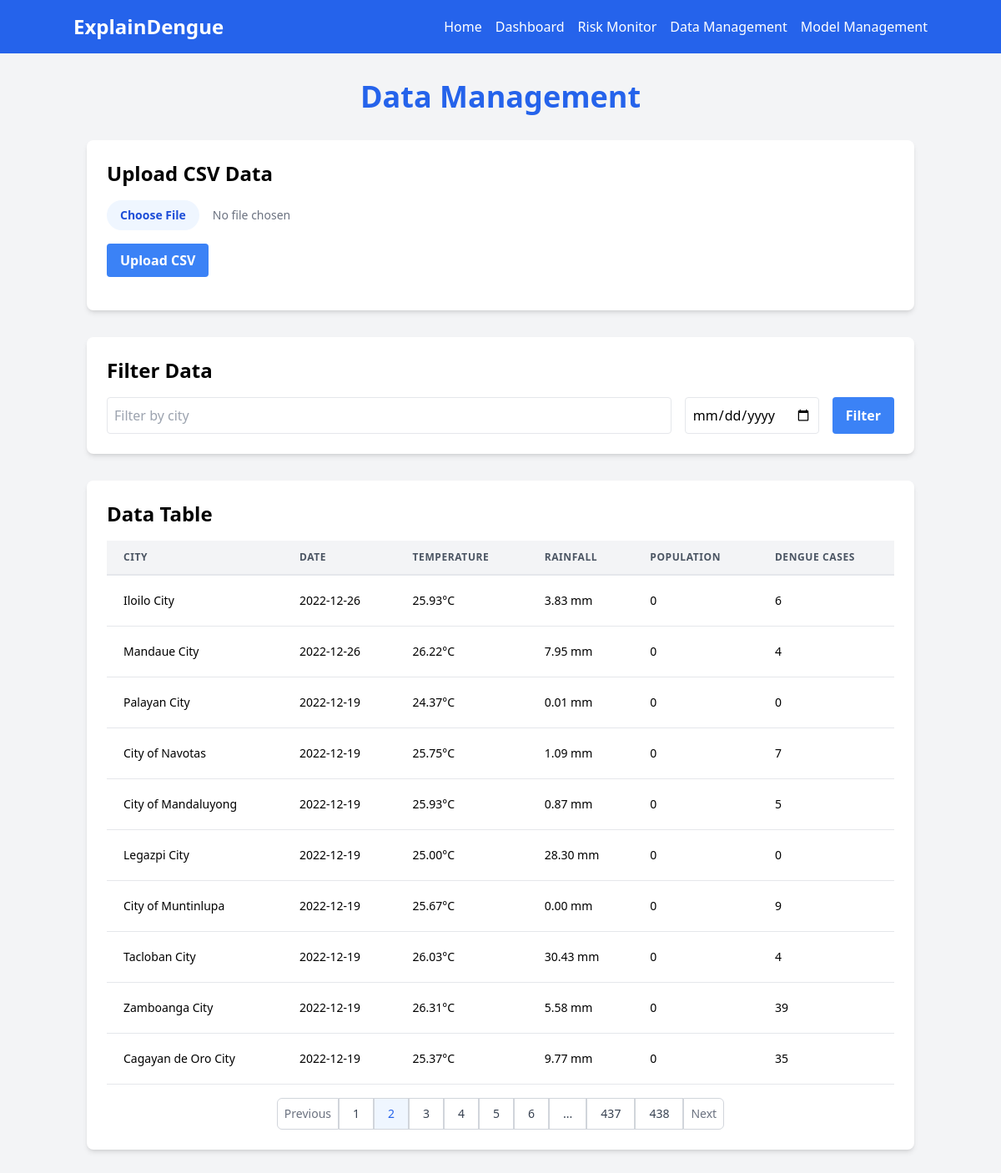
Screenshot of /data?page=2&city=&date= with the database file from the repository.
### models.py (models this page shows, shortened)
class CityData(db.Model):
    id = db.Column(db.Integer, primary_key=True)
    adm3_en = db.Column(String(100), nullable=False)
    adm3_pcode = db.Column(String(20), nullable=False)
    date = db.Column(Date, nullable=False)
    year = db.Column(Integer, nullable=False)
    week = db.Column(Integer, nullable=False)
    doh_pois_count = db.Column(Float)
    ndvi = db.Column(Float)
    pct_area_cropland = db.Column(Float)
    pct_area_flood_hazard_5yr_high = db.Column(Float)
    pct_area_flood_hazard_5yr_low = db.Column(Float)
    pct_area_flood_hazard_5yr_med = db.Column(Float)
    pct_area_herbaceous_wetland = db.Column(Float)
    pct_area_mangroves = db.Column(Float)
    pct_area_permanent_water_bodies = db.Column(Float)
    pnp = db.Column(Float)
    pop_count_mean = db.Column(Float)
    pop_count_stdev = db.Column(Float)
    pop_count_total = db.Column(Float)
    pop_density_mean = db.Column(Float)
    pop_density_stdev = db.Column(Float)
    pr = db.Column(Float)
    rh = db.Column(Float)
    rwi_mean = db.Column(Float)
    rwi_std = db.Column(Float)
    spi3 = db.Column(Float)
    spi6 = db.Column(Float)
    tave = db.Column(Float)
    tmax = db.Column(Float)
    tmin = db.Column(Float)
    case_total_dengue = db.Column(Integer)
    death_total_dengue = db.Column(Integer)

### app.py (the view)
@app.route('/data')
def data_management():
    page = request.args.get('page', 1, type=int)
    per_page = 10
    city_filter = request.args.get('city', '')
    date_filter = request.args.get('date', '')
    query = CityData.query
    if city_filter:
        query = query.filter(CityData.adm3_en.ilike(f'%{city_filter}%'))
    if date_filter:
        query = query.filter(CityData.date == date_filter)
    pagination = query.order_by(CityData.date.desc()).paginate(page=page, per_page=per_page, error_out=False)
    data = pagination.items
    return render_template('data_management.html',
                           data=data,
                           pagination=pagination,
                           city_filter=city_filter,
                           date_filter=date_filter)

### templates/data_management.html (shortened to what this page needs)
{% extends "base.html" %}
{% block content %}
<h1 class="text-4xl font-bold mb-8 text-center text-blue-600">Data Management</h1>
<div class="bg-white p-6 rounded-lg shadow-md mb-8">
    <h2 class="text-2xl font-semibold mb-4">Upload CSV Data</h2>
    <form id="csvUploadForm" enctype="multipart/form-data">
        <div class="mb-4">
            <input type="file" id="csvFile" name="file" accept=".csv" class="block w-full text-sm text-gray-500
                file:mr-4 file:py-2 file:px-4
                file:rounded-full file:border-0
                file:text-sm file:font-semibold
                file:bg-blue-50 file:text-blue-700
                hover:file:bg-blue-100
            "/>
        </div>
        <button type="submit" class="bg-blue-500 hover:bg-blue-700 text-white font-bold py-2 px-4 rounded">
            Upload CSV
        </button>
    </form>
</div>
<div class="bg-white p-6 rounded-lg shadow-md mb-8">
    <h2 class="text-2xl font-semibold mb-4">Filter Data</h2>
    <form method="get" action="{{ url_for('data_management') }}">
        <div class="flex space-x-4">
            <input type="text" name="city" placeholder="Filter by city" value="{{ city_filter }}" class="flex-grow p-2 border rounded">
            <input type="date" name="date" value="{{ date_filter }}" class="p-2 border rounded">
            <button type="submit" class="bg-blue-500 hover:bg-blue-700 text-white font-bold py-2 px-4 rounded">
                Filter
            </button>
        </div>
    </form>
</div>
<div class="bg-white p-6 rounded-lg shadow-md">
    <h2 class="text-2xl font-semibold mb-4">Data Table</h2>
    <div class="overflow-x-auto">
        <table class="min-w-full leading-normal">
            <thead>
                <tr>
                    <th class="px-5 py-3 border-b-2 border-gray-200 bg-gray-100 text-left text-xs font-semibold text-gray-600 uppercase tracking-wider">
                        City
                    </th>
                    <th class="px-5 py-3 border-b-2 border-gray-200 bg-gray-100 text-left text-xs font-semibold text-gray-600 uppercase tracking-wider">
                        Date
                    </th>
                    <th class="px-5 py-3 border-b-2 border-gray-200 bg-gray-100 text-left text-xs font-semibold text-gray-600 uppercase tracking-wider">
                        Temperature
                    </th>
                    <th class="px-5 py-3 border-b-2 border-gray-200 bg-gray-100 text-left text-xs font-semibold text-gray-600 uppercase tracking-wider">
                        Rainfall
                    </th>
                    <th class="px-5 py-3 border-b-2 border-gray-200 bg-gray-100 text-left text-xs font-semibold text-gray-600 uppercase tracking-wider">
                        Population
                    </th>
                    <th class="px-5 py-3 border-b-2 border-gray-200 bg-gray-100 text-left text-xs font-semibold text-gray-600 uppercase tracking-wider">
                        Dengue Cases
                    </th>
                </tr>
            </thead>
            <tbody>
                {% for record in data %}
                <tr>
                    <td class="px-5 py-5 border-b border-gray-200 bg-white text-sm">
                        {{ record.adm3_en }}
                    </td>
                    <td class="px-5 py-5 border-b border-gray-200 bg-white text-sm">
                        {{ record.date }}
                    </td>
                    <td class="px-5 py-5 border-b border-gray-200 bg-white text-sm">
                        {{ "%.2f"|format(record.tave) }}°C
                    </td>
                    <td class="px-5 py-5 border-b border-gray-200 bg-white text-sm">
                        {{ "%.2f"|format(record.pr) }} mm
                    </td>
                    <td class="px-5 py-5 border-b border-gray-200 bg-white text-sm">
                        {{ record.pop_count_total|int }}
                    </td>
                    <td class="px-5 py-5 border-b border-gray-200 bg-white text-sm">
                        {{ record.case_total_dengue }}
                    </td>
                </tr>
                {% endfor %}
            </tbody>
        </table>
    </div>
    <div class="mt-4 flex justify-center">
        {% if pagination.has_prev %}
            <a href="{{ url_for('data_management', page=pagination.prev_num, city=request.args.get('city', ''), date=request.args.get('date', '')) }}" class="relative inline-flex items-center px-2 py-2 rounded-l-md border border-gray-300 bg-white text-sm font-medium text-gray-500 hover:bg-gray-50">
                Previous
            </a>
        {% endif %}
        {% for page in pagination.iter_pages() %}
            {% if page %}
                {% if page != pagination.page %}
                    <a href="{{ url_for('data_management', page=page, city=request.args.get('city', ''), date=request.args.get('date', '')) }}" class="relative inline-flex items-center px-4 py-2 border border-gray-300 bg-white text-sm font-medium text-gray-700 hover:bg-gray-50">
                        {{ page }}
                    </a>
                {% else %}
                    <span class="relative inline-flex items-center px-4 py-2 border border-gray-300 bg-blue-50 text-sm font-medium text-blue-600">
                        {{ page }}
                    </span>
                {% endif %}
            {% else %}
                <span class="relative inline-flex items-center px-4 py-2 border border-gray-300 bg-white text-sm font-medium text-gray-700">
                    ...
                </span>
            {% endif %}
        {% endfor %}
        {% if pagination.has_next %}
            <a href="{{ url_for('data_management', page=pagination.next_num, city=request.args.get('city', ''), date=request.args.get('date', '')) }}" class="relative inline-flex items-center px-2 py-2 rounded-r-md border border-gray-300 bg-white text-sm font-medium text-gray-500 hover:bg-gray-50">
                Next
            </a>
        {% endif %}
    </div>
</div>
{% endblock %}

### rows the page displays
CityData: adm3_en "Palayan City", date "2022-12-19", tave "24.37", pr "0.01", pop_count_total "0", case_total_dengue "0"
CityData: adm3_en "City of Navotas", date "2022-12-19", tave "25.75", pr "1.09", pop_count_total "0", case_total_dengue "7"
CityData: adm3_en "City of Mandaluyong", date "2022-12-19", tave "25.93", pr "0.87", pop_count_total "0", case_total_dengue "5"
CityData: adm3_en "Legazpi City", date "2022-12-19", tave "25.00", pr "28.30", pop_count_total "0", case_total_dengue "0"
CityData: adm3_en "City of Muntinlupa", date "2022-12-19", tave "25.67", pr "0.00", pop_count_total "0", case_total_dengue "9"
CityData: adm3_en "Tacloban City", date "2022-12-19", tave "26.03", pr "30.43", pop_count_total "0", case_total_dengue "4"
CityData: adm3_en "Zamboanga City", date "2022-12-19", tave "26.31", pr "5.58", pop_count_total "0", case_total_dengue "39"
CityData: adm3_en "Cagayan de Oro City", date "2022-12-19", tave "25.37", pr "9.77", pop_count_total "0", case_total_dengue "35"

### other values shown
{{ record.adm3_en }} "Iloilo City" "Mandaue City"
{{ record.date }} "2022-12-26" "2022-12-26"
{{ "%.2f"|format(record.tave) }} "25.93" "26.22"
{{ "%.2f"|format(record.pr) }} "3.83" "7.95"
{{ record.pop_count_total|int }} "0" "0"
{{ record.case_total_dengue }} "6" "4"
{{ page }} "1" "3" "4" "5" "6" "437" "438"
{{ page }} "2"
